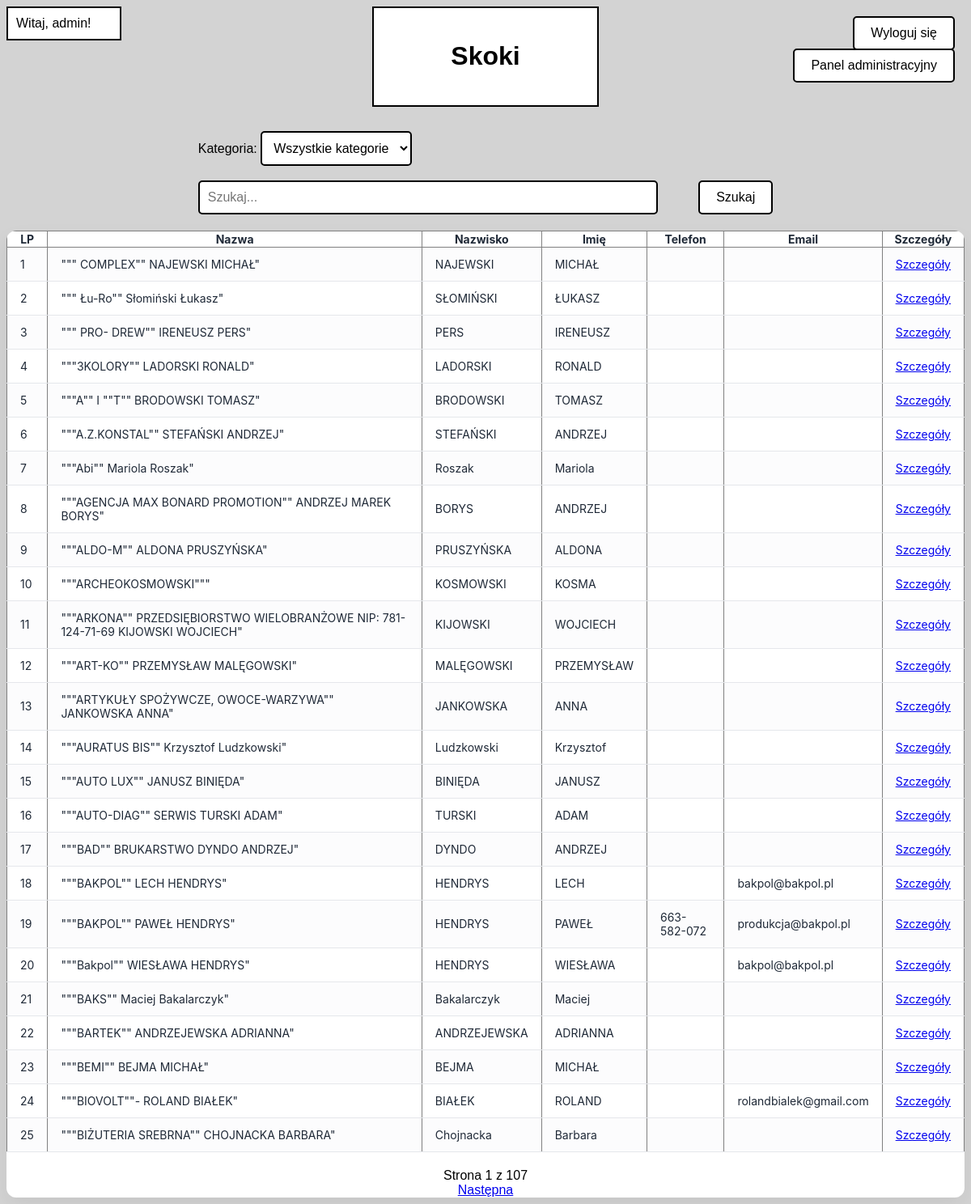
/index.php (signed in), run on an earlier commit of the app's database.
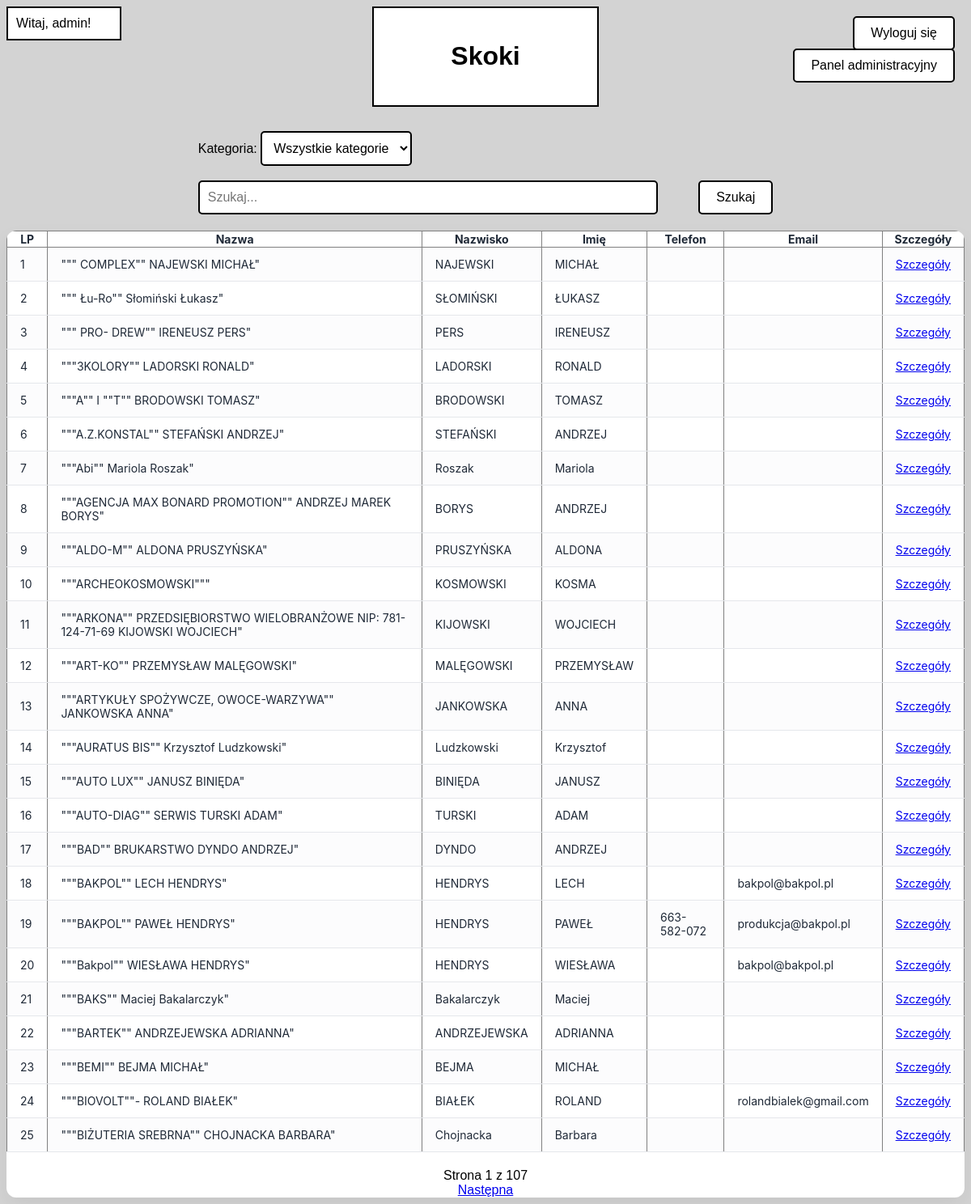
And on a later commit of the database.
### tables this page shows
CREATE TABLE `users` (
  `id` int(11) NOT NULL,
  `login` varchar(100) NOT NULL,
  `pass` varchar(100) NOT NULL,
  `email` varchar(255) NOT NULL,
  `admin` tinyint(1) NOT NULL DEFAULT 0
);

### index.php (the view, shortened to what this page needs)
<?php
include 'dbmanager.php';
if (!isset($_SESSION['login'])) {
    header("Location: login.php");
    exit();
}
else {
    $stmt = $conn->prepare("SELECT login FROM users WHERE email = ?");
    $stmt->bind_param("s", $_SESSION['login']);
    $stmt->execute();
    $stmt->bind_result($loginName);
    if ($stmt->fetch()) {
        $displayName = $loginName;
    } else {
        $displayName = $_SESSION['login'];
    }
    echo "<div style='padding: 10px; border: 2px solid black; background-color: white; float: left; width: 10%;'>" . "Witaj, " . htmlspecialchars($displayName) . "!" . "</div>";
}
?>
<!DOCTYPE html>
<html lang="pl">
<head>
    <link rel="stylesheet" href="style/style.css">
</head>
<body>
    <input type="button" value="Wyloguj się" onclick="window.location.href='login.php'" id="logoutBtn">
    <div class="Dheader">
    <h1 style="text-align: center;">Skoki</h1>
    </div>
    <div id="divination">
    <form method="GET" action="">
        <label for="sel">Kategoria:</label>
        <select name="kategoria" id="sel" style="margin-right: 10px;">
            <option value="">Wszystkie kategorie</option>
        </select>
        <br><br>
        <input type="text" id="search" name="search" placeholder="Szukaj...">
        <input type="submit" value="Szukaj" id="searchBtn">
    </form>
    </div>
    <?php
    if ($_SESSION['admin'] == 1) {
        echo "<input type='button' value='Panel administracyjny' id='adminBtn' onclick=\"window.location.href='admin.php'\">";
    }
    ?>
    <div class="companyList" id="companyList">
    <?php
        $searchQuery = isset($_GET['search'])  ? $_GET['search'] : '';
        $kategoria = isset($_GET['kategoria']) ? (int)$_GET['kategoria'] : 0;
        $page = isset($_GET['page']) ? (int)$_GET['page'] : 1;
        $per_page = 25;
        $count_sql = "SELECT COUNT(DISTINCT firmy.lp) as total FROM firmy";
        $count_stmt = $conn->prepare($count_sql);
        $likeQuery = "%" . $searchQuery . "%";
        $count_stmt->execute();
        $count_result = $count_stmt->get_result();
        $total_rows = $count_result->fetch_assoc()['total'];
        $total_pages = ceil($total_rows / $per_page);
        $offset = ($page - 1) * $per_page;
        $sql = "SELECT DISTINCT lp, nazwapodmiotu, nazwisko, imie, telefon, email FROM firmy";
        $sql .= " LIMIT ? OFFSET ?";
        $stmt = $conn->prepare($sql);
        if ($kategoria > 0 && !empty($searchQuery)) {
            $stmt->bind_param("issii", $kategoria, $likeQuery, $likeQuery, $per_page, $offset);
        } elseif ($kategoria > 0) {
            $stmt->bind_param("iii", $kategoria, $per_page, $offset);
        } elseif (!empty($searchQuery)) {
            $stmt->bind_param("ssii", $likeQuery, $likeQuery, $per_page, $offset);
        } else {
            $stmt->bind_param("ii", $per_page, $offset);
        }
        $stmt->execute();
        $result = $stmt->get_result();
        echo "<table border='1' class='table'>";
        echo "<tr><th>LP</th><th>Nazwa</th><th>Nazwisko</th><th>Imię</th><th>Telefon</th><th>Email</th><th>Szczegóły</th></tr>";
        while ($row = $result->fetch_assoc()) {
            echo "<tr>";
            echo "<td>" . htmlspecialchars($row['lp']) . "</td>";
            echo "<td>" . htmlspecialchars($row['nazwapodmiotu']) . "</td>";
            echo "<td>" . htmlspecialchars($row['nazwisko']) . "</td>";
            echo "<td>" . htmlspecialchars($row['imie']) . "</td>";
            echo "<td>" . htmlspecialchars($row['telefon']) . "</td>";
            echo "<td>" . htmlspecialchars($row['email']) . "</td>";
            echo "<td><a href='company_details.php?lp=" . urlencode($row['lp']) . "'>Szczegóły</a></td>";
            echo "</tr>";
        }
        echo "</table>";
        if ($total_pages > 1) {
            echo "<div style='text-align: center; margin-top: 20px;'>";
            echo "Strona $page z $total_pages<br>";
            $search_param = !empty($searchQuery) ? "&search=" . urlencode($searchQuery) : "";
            $kategoria_param = ($kategoria > 0) ? "&kategoria=" . $kategoria : "";
            if ($page < $total_pages) {
                echo "<a href='?page=" . ($page + 1) . $kategoria_param . $search_param . "'>Następna</a>";
            }
            echo "</div>";
        }
    ?>
    </div>
</body>
</html>

What changed in the data, as far as the page shows it:
no longer on this page (row edited): users: login "admin"
Also different on the page:
$displayName: (not shown) → "admin"
